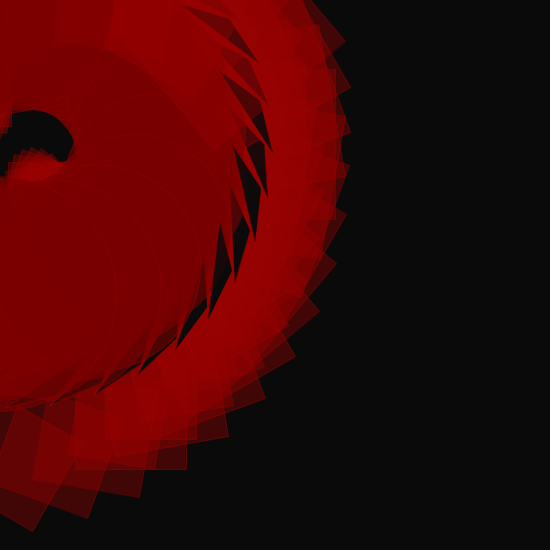
Frame 1 (no input)
Frame 60 (the mouse pressed at the canvas centre just before this capture): identical to frame 1, image omitted
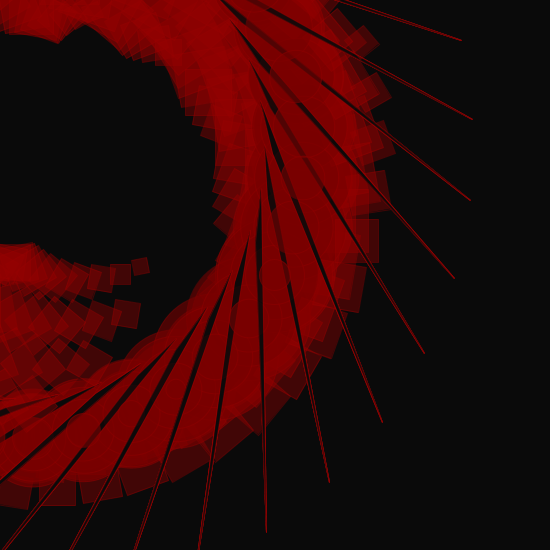
Frame 120 (the mouse held since frame 60 and released just before this capture)

The Processing sketch that drew these frames (run headless with seeded random() and noise(); from frame 60 on, the mouse is pressed at the canvas centre):

// Processing sketch: processing_2725
// ── processing_2725.pde

float valor1, valor2;


void setup(){
  valor1 = 150;
  valor2 = 15;
  size(550, 550);
  smooth();
  stroke(150,0,0,100);
  
  }


void draw(){
  background(10,100);
  for(float y = valor1; y <= height-valor1; y += valor2){
    for(float x = valor1; x <= width-valor1; x += valor2){
      
      //float b;
      //b = dist(mouseX, mouseY, x, y);
      //float valor3;
      //valor3 = map(b, 10, 3*width, 30, 0); 
      fill(10,210);
      translate(width/2.5, height/2.5);
      rotate(PI/3.0);
      triangle(mouseX, mouseY, 50, 15, 80, 60);
      translate(width/6, height/6);
      rotate(PI/2);
      float a;
      a = 200 - sqrt((mouseX - x)*(mouseX - x) + (mouseY - y)*(mouseY - y));
      fill(150,0,0,100);
      rect(x,y, a*0.5, a*0.5);
      fill(120,0,0,150);
      translate(width/4, height/4);
      rotate(PI/4.5);
      ellipse(mouseX, mouseY, a/1.5,a/1.5);
     
}}}
